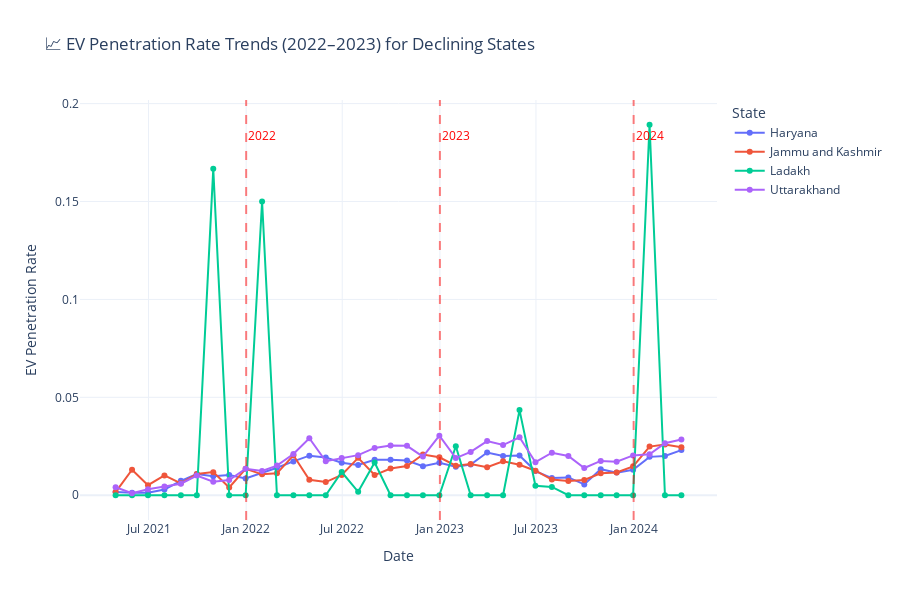

Here is the notebook cell this chart was saved with:
### Code cell
import plotly.express as px
from datetime import datetime

fig_line = px.line(
    monthly_avg,
    x='date',
    y='ev_penetration_rate',
    color='state',
    markers=True,
    title="📈 EV Penetration Rate Trends (2022–2023) for Declining States",
    labels={
        'ev_penetration_rate': 'EV Penetration Rate',
        'date': 'Date',
        'state': 'State'
    }
)

# Add vertical lines WITHOUT annotation parameters
for year in [2022, 2023, 2024]:
    fig_line.add_vline(
        x=datetime(year, 1, 1),
        line=dict(color='red', dash='dash'),
        opacity=0.5
    )
    # Add separate annotation
    fig_line.add_annotation(
        x=datetime(year, 1, 1),
        y=monthly_avg['ev_penetration_rate'].max(),
        text=f"{year}",
        showarrow=False,
        font=dict(color='red'),
        xanchor='left',
        yanchor='top'
    )

fig_line.update_layout(
    template="plotly_white",
    legend_title_text='State',
    xaxis_title='Date',
    yaxis_title='EV Penetration Rate',
    height=600
)

fig_line.show()
